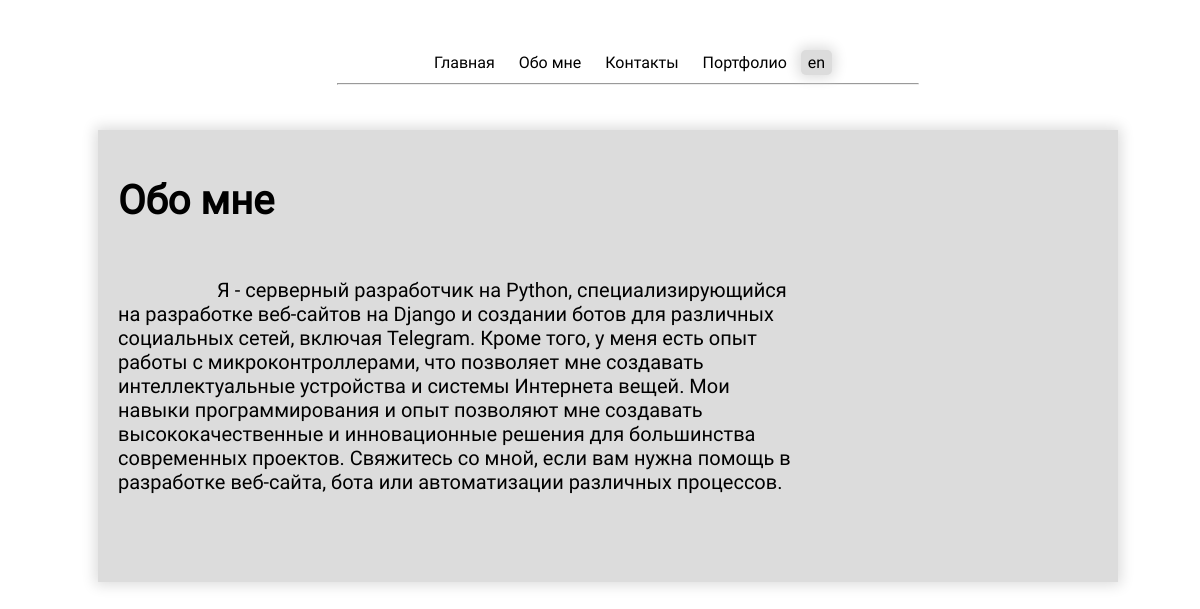
The page /about/ on the database its author committed.
### news/models.py (models this page shows, shortened)
class Article(models.Model):
    title = models.CharField(verbose_name=_('title'), max_length=255, null=True, blank=True)
    slug = models.SlugField(verbose_name=_('slug'), unique=True)
    url = models.CharField(verbose_name=_('url'),max_length=255, null=True, blank=True)
    description = models.TextField(verbose_name=_('description'), null=True, blank=True)
    text = models.TextField(verbose_name=_('text'), null=True, blank=True)
    def __str__(self):
        return self.title

### news/views.py (the view)
# urls.py: path('<slug:slug>/', article_detail, name='article_detail'),
def article_detail(request, slug):
    instance = get_object_or_404(Article, slug=slug)
    global head
    head = Article.objects.all()
    for i in head:
        print(i.url)
    if request.path in '/en/home/':
        img = True
    else:
        img = False
    context = {
        'instance':instance,
        'head':head,
        'img':img
    }
    print(f'instance url = {instance.url}')
    print(f'main/{instance.url}.html')
    try:
        return render(request, f'main/{instance.url}.html', context)
    except:
        return render(request, 'main/home.html', context)

### news/templates/main/about.html (shortened to what this page needs)
{% extends 'base.html' %} {% load static %}

### news/templates/base.html (shortened to what this page needs)
{% load static %}
{% load i18n %}
<!DOCTYPE html>
<html lang="ru">
<head>
    <link rel="stylesheet" href="{% static 'main/css/main.css' %}" type="text/css">
</head>
<body>
    <header>
        <ul class="header">
            {% for title in head %}
                <li><a target="_self" class = "header_a" id="{{title.url}}">{{title}}</a></li>
            {%endfor%}
            <button class="lang_button" id = 'lang_button'></button>
            <hr width="50%"/>
        </ul>
    </header>
    <main>
        <div class="start">
            <div class ="main">
                <h1>{{ instance.title }}</h1>
            </div>
        </div>
        <div class="content">
            <pre>
                {% if instance.text != None %}
                    {{instance.text}}
                {% endif %}
            </pre>
        </div>
    </main>
</body>
</html>

### news/static/main/css/main.css (style rules this page uses)
html, body { min-height: 100%; min-width:100%; height:100%; width:100% }
* { font-family: 'Roboto'; }
header { margin-top: 50px; width: 100%; height: 50px; }
.header li { list-style-type: none; display: inline; }
.header { text-align: center; }
.header li a { text-decoration: none; color: black; padding: 10px; }
main { margin:30px 90px ; background-color: rgb(220, 220, 220); box-shadow: 0px 0px 13px 3px rgb(220, 220, 220); padding: 20px; font-size: 20px; }
.start { display: flex; justify-content: space-around; }
.main { max-width: 100%; }
.content { margin-top: 30px; max-width: 70%; }
pre { white-space: pre-wrap; white-space: -moz-pre-wrap; white-space: -pre-wrap; white-space: -o-pre-wrap; word-wrap: break-word; }
a { text-decoration: none; }
.lang_button { border:none; padding: 3px 7px; border-radius: 5px; position: relative; font-size: 16px; bottom: 0px; background-color: rgb(220, 220, 220); box-shadow: 0px 0px 13px 3px rgb(220, 220, 220); }
@media screen and (max-width: 1350px) { .start { display: block; } }
@media screen and (max-width: 1350px) { .main { max-width: 100%; } }

### rows shown on the page
Article: title "Главная"
Article: title "Обо мне", text "Я - серверный разработчик на Python, специализирующийся на разработке веб-сайтов на Django и создании ботов для различных социальных сетей, включая Telegram. Кроме того, у меня есть опыт работы с микроконтроллерами, что позволяет мне создавать интеллектуальные устройства и системы Интернета вещей. Мои навыки программирования и опыт позволяют мне создавать высококачественные и инновационные решения для большинства современных проектов. Свяжитесь со мной, если вам нужна помощь в разработке веб-сайта, бота или автоматизации различных процессов."
Article: title "Контакты"
Article: title "Портфолио"
